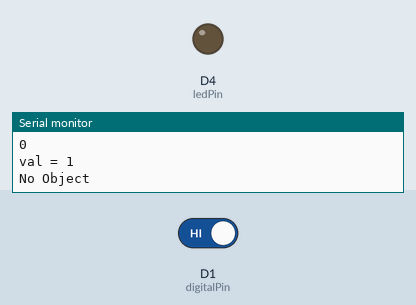
Recording of a sketch running on a simulated ESP8266 (NodeMCU). Shown: output pins drawn as LEDs (lit = HIGH), the last lines printed to the serial monitor. The inputs (shaded band) are chosen by the test bench; at power-on: D1 (digitalPin) HIGH. WiFi joins after 1.5 s; servers stay silent unless stated; the Firebase database answers and starts empty.

Above: at 2.7 s.
2.8 s: D1 (digitalPin) driven LOW
At 3.9 s:
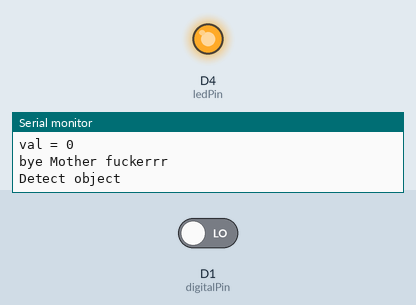
4.3 s: D1 (digitalPin) driven HIGH
At 5.5 s:
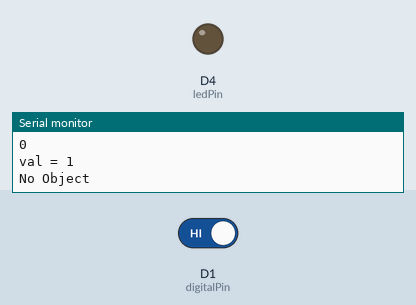
Timing chart, 0 to 7.3 s (numbered marks = the images above; inputs shaded):
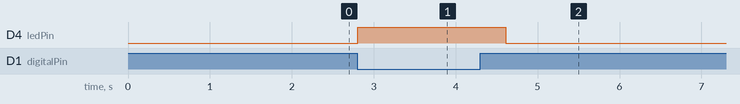

Measured:
- after the input at 2.8 s, D4 (ledPin): LOW → HIGH at once
- after the input at 4.3 s, D4 (ledPin): HIGH → LOW after 0.31 s

The sketch:

Firebase_out.ino
```cpp
// (licence header left out)
// FirebaseDemo_ESP8266 is a sample that demo the different functions
// of the FirebaseArduino API.

#include <ESP8266WiFi.h>
#include <FirebaseArduino.h>
#include <SoftwareSerial.h>

SoftwareSerial NodeSerial(D7, D8);

// Set these to run example.
#define FIREBASE_HOST "krub-embed-boooom-default-rtdb.firebaseio.com"
#define FIREBASE_AUTH "z6t3JDdQVoCHSJpUlO1SzH86INbhHyUOWRw2N8c7"
#define WIFI_SSID "sunsTorm"
#define WIFI_PASSWORD "fukupuku"


int n;
int ledPin = 2;
int digitalPin = D1;
int val = 0;
//int count = 0;

int state;

void setup() {

  pinMode(D7, INPUT);
  pinMode(D8, OUTPUT);

  pinMode(ledPin, OUTPUT); //sets the pin as output
  pinMode(digitalPin, INPUT); // sets the pin as input

  Serial.begin(9600);
  NodeSerial.begin(9600);

//  pinMode(LED_BUILTIN, OUTPUT);


//
//  // connect to wifi.
  WiFi.begin(WIFI_SSID, WIFI_PASSWORD);
  Serial.print("connecting");
  while (WiFi.status() != WL_CONNECTED) {
    Serial.print(".");
    delay(500);
  }
  Serial.println();
  Serial.print("connected: ");
  Serial.println(WiFi.localIP());
//
  Firebase.begin(FIREBASE_HOST, FIREBASE_AUTH);
  state = 0;
}


void loop() {

  val = digitalRead(digitalPin);
  Serial.print("val = ");
  Serial.println(val);
  if (val == 0) {

    state = 1;

    Serial.println("bye Mother fuckerrr");
//    Firebase.setFloat("people_out", 0);

    digitalWrite(ledPin, 1);
    Serial.println("Detect object");
    NodeSerial.write("0");

  } else {
    if(state == 1){
      state = 0;
      int total = Firebase.getFloat("total_in_room");
      Firebase.setFloat("total_in_room", total-1);
    }
//    Firebase.setFloat("people_out", 1);
    digitalWrite(ledPin, 0); //LED low
    Serial.println("No Object");
    NodeSerial.write("1");
  }
   delay(100);

//  if (Firebase.failed()) {
//      Serial.print("setting /number failed:");
//      Serial.println(Firebase.error());
//      return;
//  }

  Serial.println(n);
}
```
